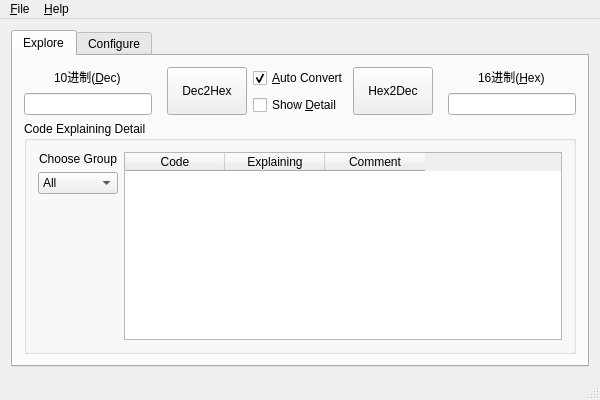
<?xml version="1.0" encoding="UTF-8"?>
<ui version="4.0">
 <class>MainWindow</class>
 <widget class="QMainWindow" name="MainWindow">
  <property name="geometry">
   <rect>
    <x>0</x>
    <y>0</y>
    <width>600</width>
    <height>400</height>
   </rect>
  </property>
  <property name="windowTitle">
   <string>CodeExploreAssistant</string>
  </property>
  <widget class="QWidget" name="centralWidget">
   <layout class="QGridLayout" name="gridLayout">
    <item row="0" column="0">
     <widget class="QTabWidget" name="tabWidget">
      <property name="tabPosition">
       <enum>QTabWidget::North</enum>
      </property>
      <property name="currentIndex">
       <number>0</number>
      </property>
      <widget class="QWidget" name="tab_explore">
       <attribute name="title">
        <string>Explore</string>
       </attribute>
       <layout class="QVBoxLayout" name="verticalLayout_5">
        <item>
         <layout class="QHBoxLayout" name="horizontalLayout_4">
          <item>
           <layout class="QVBoxLayout" name="verticalLayout_2">
            <item>
             <layout class="QHBoxLayout" name="horizontalLayout_2">
              <item>
               <spacer name="horizontalSpacer_3">
                <property name="orientation">
                 <enum>Qt::Horizontal</enum>
                </property>
                <property name="sizeHint" stdset="0">
                 <size>
                  <width>40</width>
                  <height>20</height>
                 </size>
                </property>
               </spacer>
              </item>
              <item>
               <widget class="QLabel" name="label_dec">
                <property name="sizePolicy">
                 <sizepolicy hsizetype="Preferred" vsizetype="Preferred">
                  <horstretch>0</horstretch>
                  <verstretch>0</verstretch>
                 </sizepolicy>
                </property>
                <property name="text">
                 <string>10进制(&amp;Dec)</string>
                </property>
                <property name="buddy">
                 <cstring>lineEdit_dec</cstring>
                </property>
               </widget>
              </item>
              <item>
               <spacer name="horizontalSpacer_4">
                <property name="orientation">
                 <enum>Qt::Horizontal</enum>
                </property>
                <property name="sizeHint" stdset="0">
                 <size>
                  <width>40</width>
                  <height>20</height>
                 </size>
                </property>
               </spacer>
              </item>
             </layout>
            </item>
            <item>
             <widget class="QLineEdit" name="lineEdit_dec">
              <property name="sizePolicy">
               <sizepolicy hsizetype="Expanding" vsizetype="Preferred">
                <horstretch>0</horstretch>
                <verstretch>0</verstretch>
               </sizepolicy>
              </property>
              <property name="minimumSize">
               <size>
                <width>128</width>
                <height>0</height>
               </size>
              </property>
             </widget>
            </item>
           </layout>
          </item>
          <item>
           <layout class="QHBoxLayout" name="horizontalLayout">
            <item>
             <spacer name="horizontalSpacer">
              <property name="orientation">
               <enum>Qt::Horizontal</enum>
              </property>
              <property name="sizeType">
               <enum>QSizePolicy::Preferred</enum>
              </property>
              <property name="sizeHint" stdset="0">
               <size>
                <width>40</width>
                <height>20</height>
               </size>
              </property>
             </spacer>
            </item>
            <item>
             <widget class="QPushButton" name="pushButtonConvertDec2Hex">
              <property name="enabled">
               <bool>true</bool>
              </property>
              <property name="sizePolicy">
               <sizepolicy hsizetype="Preferred" vsizetype="Preferred">
                <horstretch>0</horstretch>
                <verstretch>0</verstretch>
               </sizepolicy>
              </property>
              <property name="text">
               <string>Dec2Hex</string>
              </property>
              <property name="autoDefault">
               <bool>true</bool>
              </property>
              <property name="default">
               <bool>false</bool>
              </property>
             </widget>
            </item>
            <item>
             <layout class="QVBoxLayout" name="verticalLayout">
              <item>
               <widget class="QCheckBox" name="checkBox_autoConvert">
                <property name="sizePolicy">
                 <sizepolicy hsizetype="Minimum" vsizetype="Preferred">
                  <horstretch>0</horstretch>
                  <verstretch>0</verstretch>
                 </sizepolicy>
                </property>
                <property name="minimumSize">
                 <size>
                  <width>94</width>
                  <height>0</height>
                 </size>
                </property>
                <property name="text">
                 <string>&amp;Auto Convert</string>
                </property>
                <property name="checked">
                 <bool>true</bool>
                </property>
               </widget>
              </item>
              <item>
               <widget class="QCheckBox" name="checkBox_showDetail">
                <property name="text">
                 <string>Show &amp;Detail</string>
                </property>
               </widget>
              </item>
             </layout>
            </item>
            <item>
             <widget class="QPushButton" name="pushButtonConvertHex2Dec">
              <property name="sizePolicy">
               <sizepolicy hsizetype="Preferred" vsizetype="Preferred">
                <horstretch>0</horstretch>
                <verstretch>0</verstretch>
               </sizepolicy>
              </property>
              <property name="text">
               <string>Hex2Dec</string>
              </property>
             </widget>
            </item>
            <item>
             <spacer name="horizontalSpacer_2">
              <property name="orientation">
               <enum>Qt::Horizontal</enum>
              </property>
              <property name="sizeType">
               <enum>QSizePolicy::Preferred</enum>
              </property>
              <property name="sizeHint" stdset="0">
               <size>
                <width>40</width>
                <height>20</height>
               </size>
              </property>
             </spacer>
            </item>
           </layout>
          </item>
          <item>
           <layout class="QVBoxLayout" name="verticalLayout_3">
            <item>
             <layout class="QHBoxLayout" name="horizontalLayout_3">
              <item>
               <spacer name="horizontalSpacer_5">
                <property name="orientation">
                 <enum>Qt::Horizontal</enum>
                </property>
                <property name="sizeHint" stdset="0">
                 <size>
                  <width>40</width>
                  <height>20</height>
                 </size>
                </property>
               </spacer>
              </item>
              <item>
               <widget class="QLabel" name="label_hex">
                <property name="sizePolicy">
                 <sizepolicy hsizetype="Preferred" vsizetype="Preferred">
                  <horstretch>0</horstretch>
                  <verstretch>0</verstretch>
                 </sizepolicy>
                </property>
                <property name="text">
                 <string>16进制(&amp;Hex)</string>
                </property>
                <property name="buddy">
                 <cstring>lineEdit_hex</cstring>
                </property>
               </widget>
              </item>
              <item>
               <spacer name="horizontalSpacer_6">
                <property name="orientation">
                 <enum>Qt::Horizontal</enum>
                </property>
                <property name="sizeHint" stdset="0">
                 <size>
                  <width>40</width>
                  <height>20</height>
                 </size>
                </property>
               </spacer>
              </item>
             </layout>
            </item>
            <item>
             <widget class="QLineEdit" name="lineEdit_hex">
              <property name="sizePolicy">
               <sizepolicy hsizetype="Expanding" vsizetype="Preferred">
                <horstretch>0</horstretch>
                <verstretch>0</verstretch>
               </sizepolicy>
              </property>
              <property name="minimumSize">
               <size>
                <width>128</width>
                <height>0</height>
               </size>
              </property>
             </widget>
            </item>
           </layout>
          </item>
         </layout>
        </item>
        <item>
         <widget class="QGroupBox" name="groupBox">
          <property name="title">
           <string>Code Explaining Detail</string>
          </property>
          <layout class="QHBoxLayout" name="horizontalLayout_5">
           <item>
            <layout class="QVBoxLayout" name="verticalLayout_4">
             <item>
              <widget class="QLabel" name="label_chooseGroup">
               <property name="text">
                <string>Choose Group</string>
               </property>
               <property name="alignment">
                <set>Qt::AlignCenter</set>
               </property>
              </widget>
             </item>
             <item>
              <widget class="QComboBox" name="comboBox_chooseGroup">
               <property name="minimumSize">
                <size>
                 <width>80</width>
                 <height>0</height>
                </size>
               </property>
               <property name="editable">
                <bool>false</bool>
               </property>
               <property name="duplicatesEnabled">
                <bool>false</bool>
               </property>
               <item>
                <property name="text">
                 <string>All</string>
                </property>
               </item>
              </widget>
             </item>
             <item>
              <spacer name="verticalSpacer">
               <property name="orientation">
                <enum>Qt::Vertical</enum>
               </property>
               <property name="sizeHint" stdset="0">
                <size>
                 <width>20</width>
                 <height>40</height>
                </size>
               </property>
              </spacer>
             </item>
            </layout>
           </item>
           <item>
            <widget class="QTableWidget" name="tableWidget_codeDetail">
             <column>
              <property name="text">
               <string>Code</string>
              </property>
              <property name="textAlignment">
               <set>AlignHCenter|AlignVCenter|AlignCenter</set>
              </property>
             </column>
             <column>
              <property name="text">
               <string>Explaining</string>
              </property>
              <property name="textAlignment">
               <set>AlignHCenter|AlignVCenter|AlignCenter</set>
              </property>
             </column>
             <column>
              <property name="text">
               <string>Comment</string>
              </property>
              <property name="textAlignment">
               <set>AlignHCenter|AlignVCenter|AlignCenter</set>
              </property>
             </column>
            </widget>
           </item>
          </layout>
         </widget>
        </item>
       </layout>
      </widget>
      <widget class="QWidget" name="tab_configure">
       <attribute name="title">
        <string>Configure</string>
       </attribute>
       <layout class="QHBoxLayout" name="horizontalLayout_9">
        <item>
         <layout class="QVBoxLayout" name="verticalLayout_11">
          <item>
           <widget class="QGroupBox" name="groupBox_chooseCfgFile">
            <property name="title">
             <string>Choose Configure File</string>
            </property>
            <layout class="QHBoxLayout" name="horizontalLayout_6">
             <item>
              <widget class="QLabel" name="label">
               <property name="minimumSize">
                <size>
                 <width>55</width>
                 <height>0</height>
                </size>
               </property>
               <property name="text">
                <string>File Path</string>
               </property>
              </widget>
             </item>
             <item>
              <widget class="QLineEdit" name="lineEdit_cfgFilePath"/>
             </item>
             <item>
              <widget class="QPushButton" name="pushButton_chooseCfgFile">
               <property name="text">
                <string>Choose File</string>
               </property>
              </widget>
             </item>
            </layout>
           </widget>
          </item>
          <item>
           <widget class="QGroupBox" name="groupBox_configuredFileList">
            <property name="minimumSize">
             <size>
              <width>250</width>
              <height>0</height>
             </size>
            </property>
            <property name="title">
             <string>Configured File List</string>
            </property>
            <layout class="QVBoxLayout" name="verticalLayout_6">
             <item>
              <widget class="QTableView" name="tableView_configuredFileList"/>
             </item>
             <item>
              <layout class="QHBoxLayout" name="horizontalLayout_7">
               <item>
                <widget class="QPushButton" name="pushButton_deleteCfgFile">
                 <property name="sizePolicy">
                  <sizepolicy hsizetype="Preferred" vsizetype="Fixed">
                   <horstretch>0</horstretch>
                   <verstretch>0</verstretch>
                  </sizepolicy>
                 </property>
                 <property name="minimumSize">
                  <size>
                   <width>70</width>
                   <height>0</height>
                  </size>
                 </property>
                 <property name="text">
                  <string>Delete</string>
                 </property>
                </widget>
               </item>
               <item>
                <spacer name="horizontalSpacer_7">
                 <property name="orientation">
                  <enum>Qt::Horizontal</enum>
                 </property>
                 <property name="sizeHint" stdset="0">
                  <size>
                   <width>40</width>
                   <height>20</height>
                  </size>
                 </property>
                </spacer>
               </item>
               <item>
                <widget class="QPushButton" name="pushButton_modifyCfgFiel">
                 <property name="sizePolicy">
                  <sizepolicy hsizetype="Preferred" vsizetype="Fixed">
                   <horstretch>0</horstretch>
                   <verstretch>0</verstretch>
                  </sizepolicy>
                 </property>
                 <property name="minimumSize">
                  <size>
                   <width>70</width>
                   <height>0</height>
                  </size>
                 </property>
                 <property name="text">
                  <string>Modify</string>
                 </property>
                </widget>
               </item>
               <item>
                <spacer name="horizontalSpacer_8">
                 <property name="orientation">
                  <enum>Qt::Horizontal</enum>
                 </property>
                 <property name="sizeHint" stdset="0">
                  <size>
                   <width>40</width>
                   <height>20</height>
                  </size>
                 </property>
                </spacer>
               </item>
               <item>
                <widget class="QPushButton" name="pushButton_loadAllCfgFile">
                 <property name="sizePolicy">
                  <sizepolicy hsizetype="Preferred" vsizetype="Fixed">
                   <horstretch>0</horstretch>
                   <verstretch>0</verstretch>
                  </sizepolicy>
                 </property>
                 <property name="minimumSize">
                  <size>
                   <width>70</width>
                   <height>0</height>
                  </size>
                 </property>
                 <property name="text">
                  <string>Load All</string>
                 </property>
                </widget>
               </item>
              </layout>
             </item>
            </layout>
           </widget>
          </item>
         </layout>
        </item>
        <item>
         <layout class="QVBoxLayout" name="verticalLayout_12">
          <item>
           <widget class="QGroupBox" name="groupBox_group">
            <property name="minimumSize">
             <size>
              <width>130</width>
              <height>160</height>
             </size>
            </property>
            <property name="title">
             <string>Setup Code Group</string>
            </property>
            <layout class="QVBoxLayout" name="verticalLayout_9">
             <item>
              <layout class="QVBoxLayout" name="verticalLayout_8">
               <item>
                <layout class="QVBoxLayout" name="verticalLayout_7">
                 <item>
                  <widget class="QLabel" name="label_2">
                   <property name="sizePolicy">
                    <sizepolicy hsizetype="Preferred" vsizetype="Fixed">
                     <horstretch>0</horstretch>
                     <verstretch>0</verstretch>
                    </sizepolicy>
                   </property>
                   <property name="minimumSize">
                    <size>
                     <width>0</width>
                     <height>20</height>
                    </size>
                   </property>
                   <property name="text">
                    <string>Group Name:</string>
                   </property>
                  </widget>
                 </item>
                 <item>
                  <widget class="QLineEdit" name="lineEdit_groupName">
                   <property name="sizePolicy">
                    <sizepolicy hsizetype="Preferred" vsizetype="Fixed">
                     <horstretch>0</horstretch>
                     <verstretch>0</verstretch>
                    </sizepolicy>
                   </property>
                   <property name="minimumSize">
                    <size>
                     <width>120</width>
                     <height>20</height>
                    </size>
                   </property>
                  </widget>
                 </item>
                </layout>
               </item>
               <item>
                <spacer name="verticalSpacer_2">
                 <property name="orientation">
                  <enum>Qt::Vertical</enum>
                 </property>
                 <property name="sizeType">
                  <enum>QSizePolicy::Fixed</enum>
                 </property>
                 <property name="sizeHint" stdset="0">
                  <size>
                   <width>20</width>
                   <height>10</height>
                  </size>
                 </property>
                </spacer>
               </item>
               <item>
                <widget class="QCheckBox" name="checkBox_autoloadCfgFile">
                 <property name="minimumSize">
                  <size>
                   <width>0</width>
                   <height>20</height>
                  </size>
                 </property>
                 <property name="text">
                  <string>Autoload this File</string>
                 </property>
                </widget>
               </item>
              </layout>
             </item>
             <item>
              <spacer name="verticalSpacer_3">
               <property name="orientation">
                <enum>Qt::Vertical</enum>
               </property>
               <property name="sizeType">
                <enum>QSizePolicy::Preferred</enum>
               </property>
               <property name="sizeHint" stdset="0">
                <size>
                 <width>20</width>
                 <height>3</height>
                </size>
               </property>
              </spacer>
             </item>
             <item>
              <layout class="QHBoxLayout" name="horizontalLayout_8">
               <item>
                <spacer name="horizontalSpacer_9">
                 <property name="orientation">
                  <enum>Qt::Horizontal</enum>
                 </property>
                 <property name="sizeType">
                  <enum>QSizePolicy::Preferred</enum>
                 </property>
                 <property name="sizeHint" stdset="0">
                  <size>
                   <width>40</width>
                   <height>20</height>
                  </size>
                 </property>
                </spacer>
               </item>
               <item>
                <widget class="QPushButton" name="pushButton_addToList">
                 <property name="sizePolicy">
                  <sizepolicy hsizetype="Minimum" vsizetype="Fixed">
                   <horstretch>0</horstretch>
                   <verstretch>0</verstretch>
                  </sizepolicy>
                 </property>
                 <property name="text">
                  <string>&amp;Save to List</string>
                 </property>
                </widget>
               </item>
              </layout>
             </item>
            </layout>
           </widget>
          </item>
          <item>
           <spacer name="verticalSpacer_4">
            <property name="orientation">
             <enum>Qt::Vertical</enum>
            </property>
            <property name="sizeType">
             <enum>QSizePolicy::Expanding</enum>
            </property>
            <property name="sizeHint" stdset="0">
             <size>
              <width>20</width>
              <height>20</height>
             </size>
            </property>
           </spacer>
          </item>
          <item>
           <widget class="QGroupBox" name="groupBox_detail">
            <property name="sizePolicy">
             <sizepolicy hsizetype="Preferred" vsizetype="Preferred">
              <horstretch>0</horstretch>
              <verstretch>0</verstretch>
             </sizepolicy>
            </property>
            <property name="minimumSize">
             <size>
              <width>80</width>
              <height>100</height>
             </size>
            </property>
            <property name="maximumSize">
             <size>
              <width>200</width>
              <height>120</height>
             </size>
            </property>
            <property name="sizeIncrement">
             <size>
              <width>0</width>
              <height>0</height>
             </size>
            </property>
            <property name="title">
             <string>Detail Check or Edit</string>
            </property>
            <layout class="QVBoxLayout" name="verticalLayout_10">
             <item>
              <widget class="QPushButton" name="pushButton_openDetail">
               <property name="sizePolicy">
                <sizepolicy hsizetype="Preferred" vsizetype="Preferred">
                 <horstretch>0</horstretch>
                 <verstretch>0</verstretch>
                </sizepolicy>
               </property>
               <property name="minimumSize">
                <size>
                 <width>60</width>
                 <height>60</height>
                </size>
               </property>
               <property name="maximumSize">
                <size>
                 <width>16777215</width>
                 <height>80</height>
                </size>
               </property>
               <property name="text">
                <string>Open</string>
               </property>
              </widget>
             </item>
            </layout>
           </widget>
          </item>
         </layout>
        </item>
       </layout>
      </widget>
     </widget>
    </item>
   </layout>
  </widget>
  <widget class="QMenuBar" name="menuBar">
   <property name="geometry">
    <rect>
     <x>0</x>
     <y>0</y>
     <width>600</width>
     <height>23</height>
    </rect>
   </property>
   <widget class="QMenu" name="menuSetting">
    <property name="title">
     <string>&amp;File</string>
    </property>
    <addaction name="action_Quit"/>
   </widget>
   <widget class="QMenu" name="menuAbout">
    <property name="title">
     <string>&amp;Help</string>
    </property>
    <addaction name="action_About"/>
   </widget>
   <addaction name="menuSetting"/>
   <addaction name="menuAbout"/>
  </widget>
  <widget class="QStatusBar" name="statusBar"/>
  <action name="action_Quit">
   <property name="text">
    <string>&amp;Quit</string>
   </property>
   <property name="shortcut">
    <string>Ctrl+W</string>
   </property>
  </action>
  <action name="action_About">
   <property name="text">
    <string>&amp;About</string>
   </property>
   <property name="shortcut">
    <string>F1</string>
   </property>
  </action>
 </widget>
 <layoutdefault spacing="6" margin="11"/>
 <resources/>
 <connections>
  <connection>
   <sender>action_Quit</sender>
   <signal>triggered()</signal>
   <receiver>MainWindow</receiver>
   <slot>close()</slot>
   <hints>
    <hint type="sourcelabel">
     <x>-1</x>
     <y>-1</y>
    </hint>
    <hint type="destinationlabel">
     <x>195</x>
     <y>75</y>
    </hint>
   </hints>
  </connection>
 </connections>
</ui>
